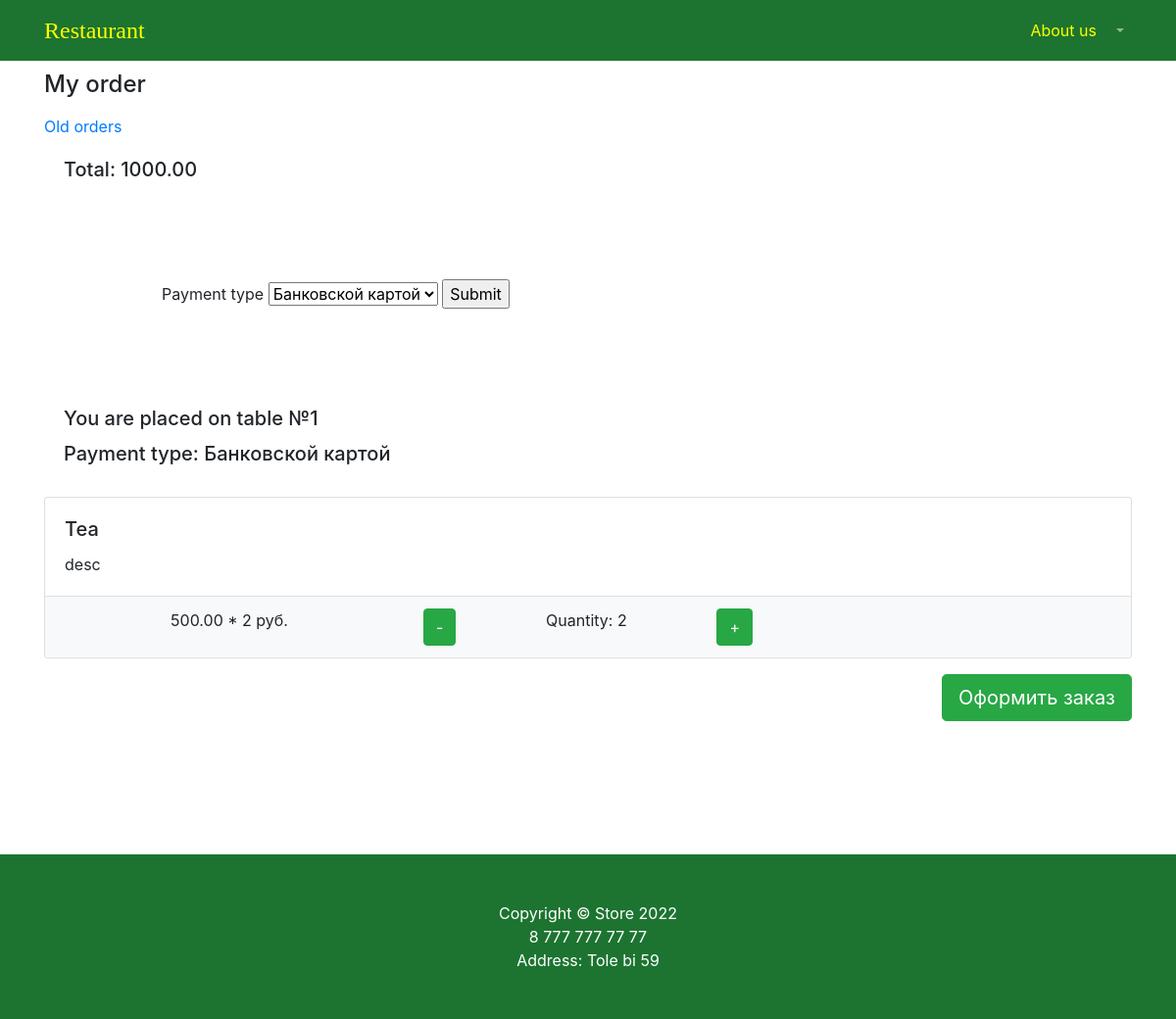
Before: /store/order/ (signed in) with the older database file.
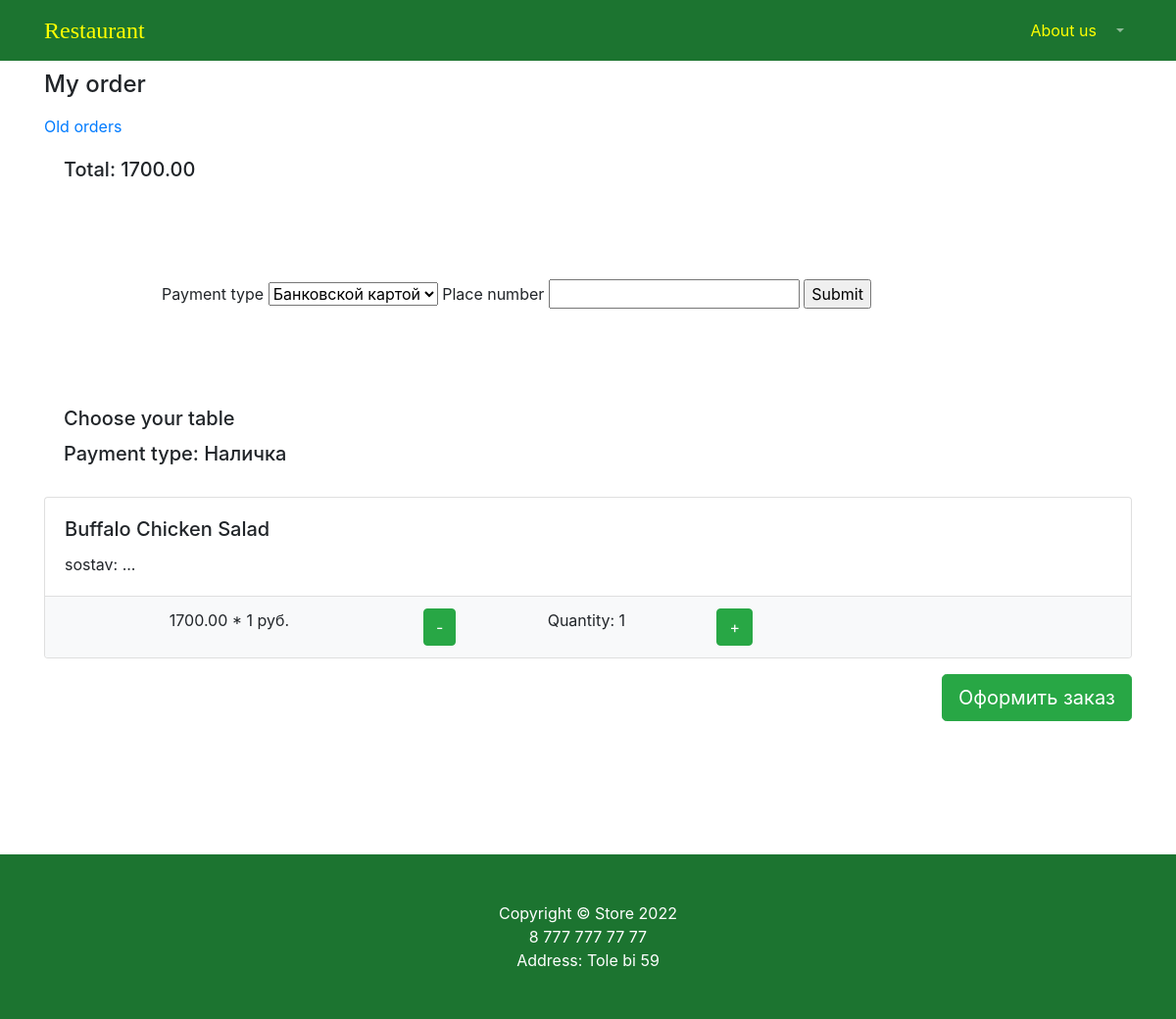
After: the same page with the newer database file.
### products/models.py (models this page shows, shortened)
class Order(models.Model):
    user = models.ForeignKey(to=User, on_delete=models.CASCADE)
    status = models.BooleanField(default=False)
    payment = models.OneToOneField(to=Payment, on_delete=models.CASCADE)
    created_at = models.DateTimeField(auto_now_add=True)
    updated_at = models.DateTimeField(auto_now=True)
    place_number = models.PositiveIntegerField()

class Payment(models.Model):
    status = models.BooleanField(default=False)
    type = models.CharField(max_length=12, default='Наличка')
    total = models.DecimalField(max_digits=12, decimal_places=2, default=0)
    created_at = models.DateTimeField(auto_now_add=True)
    updated_at = models.DateTimeField(auto_now=True)

class OrderItem(models.Model):
    dish = models.ForeignKey(to=Dish, on_delete=models.CASCADE)
    quantity = models.PositiveSmallIntegerField(default=0)
    order = models.ForeignKey('Order', on_delete=models.CASCADE, null=True, blank=True,
                                    related_name='order_items')

class Dish(models.Model):
    name = models.CharField(max_length=256)
    description = models.TextField()
    price = models.DecimalField(max_digits=10, decimal_places=2)
    is_active = models.BooleanField(default=True)
    image = models.ImageField(upload_to='product_image')
    category = models.ForeignKey(to=Category, on_delete=models.CASCADE)

### products/views.py (the view)
# urls.py: path('order/', views.order, name='order'),
@login_required
def order(request):
    try:
        order = Order.objects.get(user=request.user, status=False)
        print(order)
    except:
        payment = Payment.objects.create()
        order = Order.objects.create(user=request.user, payment=payment, place_number=0)
        context = {
            'title': 'storeApp',
            'order': order,
            'total': 0
        }
        return render(request, 'products/order.html', context)
    if request.method == 'POST':
        form = forms.PaymentType(data=request.POST)
        if form.is_valid():
            order = Order.objects.get(id=order.id)
            order.payment.status = True
            order.payment.type = request.POST['payment_type']
            order.place_number = request.POST['place_number']
            order.save()
            order.payment.save()
            return HttpResponseRedirect(reverse('products:order'))
    else:
        form = forms.PaymentType()
    orderitems = OrderItem.objects.filter(order=order)
    total = 0
    for orderitem in orderitems:
        total += orderitem.quantity*orderitem.dish.price
    context = {
        'title': 'storeApp',
        'order': order,
        'total': total,
        'orderitems': orderitems,
        'form': form,
    }
    return render(request, 'products/order.html', context)

### products/forms.py
class PaymentType(forms.Form):
    payment_type = forms.ChoiceField(choices=PAYMENT_TYPES)
    place_number = forms.IntegerField()

### products/templates/products/order.html (shortened to what the changed rows need)
{% load static %}
<!DOCTYPE html>
<html lang="en">
<head>
    <link href="{% static 'vendor/bootstrap/css/bootstrap.min.css' %}" rel="stylesheet">
    <link href="{% static 'vendor/css/products.css' %}" rel="stylesheet">
</head>
<div class="container">
   {% if order %}
       <div class="card-body">
       {% if form and order.payment.total %}
           <h5 class="card-title">Total: {{ total }}</h5>
           <form action="{% url 'products:order' %}" method = "post" style="margin: 100px">
                    {{ form.payment_type.label }}
                    {{ form.payment_type }}
                    {% if not order.place_number %}
                        {{ form.place_number.label }}
                        {{ form.place_number }}
                    {% endif %}
                    <input type = "submit" value = "Submit">
            </form>
            {% if not order.place_number %}
                        <h5 class="card-title">Choose your table</h5>
                    {% else %}
           <h5 class="card-title">You are placed on table №{{ order.place_number }}</h5>
                {% endif %}
            <h5 class="card-title"> Payment type: {{ order.payment.type }}</h5>
       </div>
       {% for orderitem in orderitems %}
        <div class="card mb-3">
                    <div class="card-body">
                        <h5 class="card-title">{{orderitem.dish.name}}</h5>
                        <p class="card-text">{{ orderitem.dish.description }}</p>
                    </div>
                    <ul class="list-group list-group-flush">
                        <li class="list-group-item bg-light">
                            <div class="row text-center">
                            <div class="col-lg-4">{{ orderitem.dish.price }} * {{ orderitem.quantity }} руб. </div>
                                <div class="col-lg-4"><a class="btn btn-success float-left" href="{% url 'products:orderitem_quantity_minus' orderitem.id %}">-
                                </a>Quantity: {{ orderitem.quantity }}<a class="btn btn-success float-right" href="{% url 'products:orderitem_quantity_plus' orderitem.id %}">+</a></div>
                                <div class="col-lg-4">
                                </div>
                            </div>
                        </li>
                    </ul>
                </div>
    {% endfor %}
       <a class="btn btn-success btn-lg float-right" href="{% url 'products:order_created' %}">
                Оформить заказ
            </a>
           {% else %}
           <a class="navbar-brand" href="/store/products/" style="text-decoration: underline; font-family: 'Sans Serif Collection'; font-size: 24px">Go to menu to  create order</a>
           <h4 class="mt-3 mb-3 d-flex justify-content-between align-items-center mb-3">
                My orders are empty
        </h4>
           {% endif %}
    {% endif %}
</div>
</html>

Changed rows visible on the page:
no longer on this page (row edited): Order: place_number "1", payment.type "Банковской картой"
no longer on this page (row edited): OrderItem: dish.name "Tea", dish.description "desc", dish.price "500.00", quantity "2"
added Order: payment.type "Наличка"
added OrderItem: dish.name "Buffalo Chicken Salad", dish.description "sostav: ...", dish.price "1700.00", quantity "1"
Other visible differences:
{{ total }}: "1000.00" → "1700.00"
text no longer shown: "You are placed on table №"
text now shown: "Place number Choose your table"
